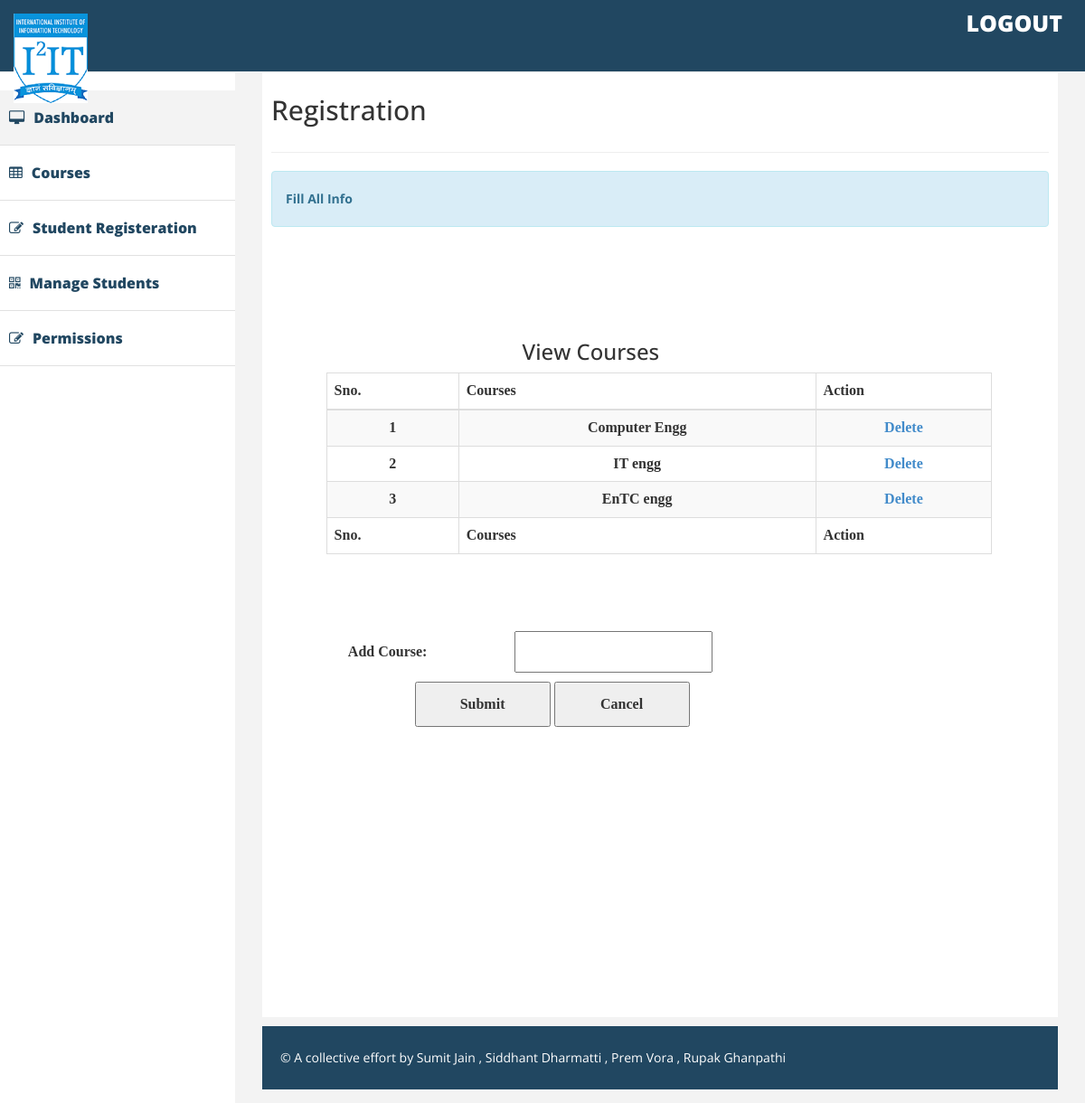
Screenshot of /Courses.php with the database file from the repository.
### tables this page shows
CREATE TABLE IF NOT EXISTS `coursesinfo` (
  `id` int(11) NOT NULL AUTO_INCREMENT,
  `Course` varchar(500) NOT NULL,
  PRIMARY KEY (`id`)
);

### Courses.php (the view, shortened to what this page needs)
<?php
$db =mysqli_connect("localhost","root","","hostel1");
?>
<!DOCTYPE html>
<html xmlns="http://www.w3.org/1999/xhtml">
<head>
    <link href="assets/css/bootstrap.css" rel="stylesheet" />
    <link href="assets/css/font-awesome.css" rel="stylesheet" />
    <link href="assets/css/custom.css" rel="stylesheet" />
</head>
<body>
    <form action ="" method ="POST">
    <div id="wrapper">
         <div class="navbar navbar-inverse navbar-fixed-top">
            <div class="adjust-nav">
                <div class="navbar-header">
                    <a class="navbar-brand" href="#">
                        <img src="assets/img/logo1.png" />
                    </a>
                </div>
                <span class="logout-spn" >
                  <a href="http://localhost/hostel1/DBMS%20Project/login.php" style="color:#fff;">LOGOUT</a>
                </span>
            </div>
        </div>
        <nav class="navbar-default navbar-side" role="navigation">
            <div class="sidebar-collapse">
                <ul class="nav" id="main-menu">
                    <li class="active-link">
                        <a href="http://localhost/hostel1/DBMS%20Project/admindashboard.html" ><i class="fa fa-desktop "></i>Dashboard </a>
                    </li>
                    <li>
                        <a href="http://localhost/hostel1/DBMS%20Project/Courses.php"><i class="fa fa-table "></i>Courses </a>
                    </li>
                    <li>
                        <a href="http://localhost/hostel1/DBMS%20Project/studentregistration.php"><i class="fa fa-edit "></i>Student Registeration</a>
                    <li>
                        <a href="http://localhost/hostel1/DBMS%20Project/manstud.php"><i class="fa fa-qrcode "></i>Manage Students</a>
                    </li>
                    <li>
                        <a href="adminpermission.php"><i class="fa fa-edit "></i>Permissions </a>
                    </li>
                </ul>
                </div>
        </nav>
        <div id="page-wrapper" >
            <div id="page-inner">
                <div class="row">
                    <div class="col-lg-12">
                     <h2>Registration</h2>
                    </div>
                </div>
                  <hr />
                <div class="row">
                    <div class="col-lg-12 ">
                        <div class="alert alert-info">
                             <strong>Fill All Info </strong>
                        </div>
                    </div>
                    </div>
		    <br>
		    <br>
		    <div class="row">
		    <div class="row text-center pad-top">
                        <div class="col-lg-10 col-md-2 col-sm-2 col-xs-6">
			<p>
			<div class="row">
                    <div class="col-lg-12">
                     <h3>View Courses</h3>
                    </div>
             </div>
			<table id="zctb" class="display table table-striped table-bordered table-hover" cellspacing="0" width="100%" style="margin-left:2cm;">
					  <tr>
                        	<thead>
										<tr>
											<th>Sno.</th>
											<th>Courses</th>
											<th>Action</th>
										</tr>
									</thead>
									<tfoot>
										<tr>
											<th>Sno.</th>
											<th>Courses</th>
											<th>Action</th>
										</tr>
									</tfoot>
									 </tr>
									<tbody>
																		<?php
$ret="select * from coursesinfo";
$stmt= $db->prepare($ret) ;
$stmt->execute() ;
$res=$stmt->get_result();
$cnt=1;
while($row=$res->fetch_object())
	  {
	  	?>
<tr><td><?php echo $cnt;;?></td>
<td><?php echo $row->Course;?></td>
<td>
<a href = 'deletecourse.php?rn= "<?php echo $row->id; ?>"'>Delete</td>
										</tr>
									<?php
$cnt=$cnt+1;
									 } ?>
								</tbody>
                   </table>
						<br>
						<br>
					<table style="margin-left:2cm;" cellpadding="0" width=500>
					<tr>
                        <td>Add Course:</td>
                        <td><input type="text" name="Course" maxlength="50" />
                        </td>
                        </tr>
										<tr>
                                                                    			<td colspan="4" align="center" size="10">
                                                                    			<input type="submit" value="Submit" name="submit">
											<input type="reset" value="Cancel" name = "cancle">
                                                                   			</td>
                                                                    		</tr>
					</table>
                                                                </div>
                                                                </div>
                                                            </div>
                                                        </div>
                                                                <div class="footer">
                                                                    <div class="row">
                                                                        <div class="col-lg-12" >
                                                                            &copy; A collective effort by Sumit Jain , Siddhant Dharmatti , Prem Vora , Rupak Ghanpathi
                                                                        </div>
                                                                    </div>
                                                         </form>
                                                        </body>
                                                        </html>

### assets/css/custom.css (style rules this page uses)
body { font-family: 'Open Sans', sans-serif; line-height:30px; }
#wrapper { width: 100%; margin-top:50px; }
#page-wrapper { padding: 15px 15px; min-height: 600px; background:#F3F3F3; }
#page-inner { width:100%; margin:10px 20px 10px 0px; background-color:#fff!important; padding:10px; min-height:1050px; }
.pad-top { padding-top:15px; }
.sidebar-collapse .nav { padding:0; padding-top:50px; }
.sidebar-collapse > .nav > li > a { padding:15px 10px; color: #214761; font-weight: 900; font-size: 16px; }
.sidebar-collapse > .nav > li { border-bottom:1px solid #e1e1e1; }
.navbar-side { border:none; background-color: #fff; }
.navbar-inverse { background-color: #214761; border-color: #F0F0F0; min-height: 80px; }
.nav > li > a > i { margin-right:10px; }
.logout-spn { float:right; color:#fff; font-size:25px; font-weight:800; margin:20px; margin: 10px 25px 10px 50px; }
.logout-spn a { text-decoration:none; }
.active-link { background-color:#f3f3f3; }
.footer { background-color:#214761; width:100%; color:#fff; padding:20px 50px 20px 50px; padding-left:20px; }
@media (min-width:768px) { #page-wrapper { margin: 0 0 0 260px; padding: 15px 30px; min-height: 1050px; } }
@media (min-width:768px) { .navbar-side { z-index: 1; position: absolute; width: 260px; } }

### Courses.php (style rules this page uses)
table { font-family: verdana; width: color:#214761; font-size: 16px; font-style: normal; font-weight: bold; 11:51 PM 20-Sep-20 }
input[type=text], input[type=email], input[type=number] { width: 60%; padding: 6px 12px; margin: 5px 0; box-sizing: border-box; }
input[type=submit], input[type=reset] { width: 30%; padding: 8px 12px; margin: 5px 0; box-sizing: border-box; }

### rows the page displays
coursesinfo: Course "Computer Engg"
coursesinfo: Course "IT engg"
coursesinfo: Course "EnTC engg"
